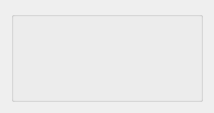
<?xml version="1.0" encoding="UTF-8"?>
<ui version="4.0">
 <class>RewardWidget</class>
 <widget class="QWidget" name="RewardWidget">
  <property name="geometry">
   <rect>
    <x>0</x>
    <y>0</y>
    <width>214</width>
    <height>113</height>
   </rect>
  </property>
  <property name="windowTitle">
   <string>Form</string>
  </property>
  <layout class="QVBoxLayout" name="verticalLayout">
   <item>
    <widget class="QGroupBox" name="groupMain">
     <property name="title">
      <string/>
     </property>
     <layout class="QGridLayout" name="gridMain"/>
    </widget>
   </item>
  </layout>
 </widget>
 <resources/>
 <connections/>
</ui>
